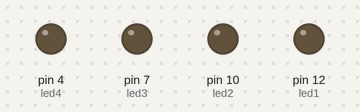
A sketch run on a simulated Arduino Uno, built with avr-gcc and run on an emulated ATmega328P. On the bench: output pins drawn as LEDs (lit = HIGH).

Above: at 0.1 s.
At 7.6 s:
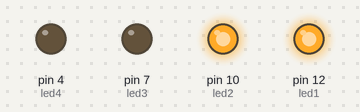
At 12.6 s:
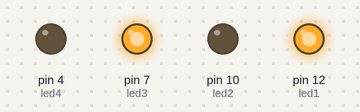
At 17.6 s:
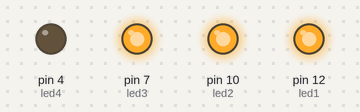
At 27.6 s:
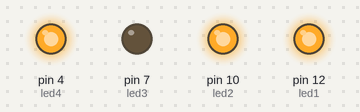
At 37.6 s:
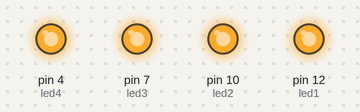
Timing chart, 0 to 39.1 s (numbered marks = the images above):
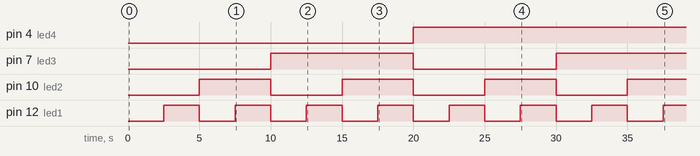

Measured:
- by itself, pin 4 (led4): LOW → HIGH at 20.0 s
- by itself, pin 7 (led3): LOW → HIGH at 10.0 s, → LOW 10.0 s later, → HIGH 10.0 s later
- by itself, pin 10 (led2): alternates HIGH for 5.0 s and LOW for 5.0 s
- by itself, pin 12 (led1): alternates HIGH for 2.5 s and LOW for 2.5 s

The sketch:

binary_numbers.ino
```cpp
int led1=12;
int led2=10;
int led3=7;
int led4=4;
void setup() {
  // put your setup code here, to run once:
  pinMode(led1,OUTPUT);
  pinMode(led2,OUTPUT);
  pinMode(led3,OUTPUT);
  pinMode(led4,OUTPUT);
}

void loop() {
  // put your main code here, to run repeatedly:
  //0
  digitalWrite(led1,LOW);
  digitalWrite(led2,LOW);
  digitalWrite(led3,LOW);
  digitalWrite(led4,LOW);
  delay(2500);
  //1
  digitalWrite(led1,HIGH);
  digitalWrite(led2,LOW);
  digitalWrite(led3,LOW);
  digitalWrite(led4,LOW);
  delay(2500);
  //2
  digitalWrite(led1,LOW);
  digitalWrite(led2,HIGH);
  digitalWrite(led3,LOW);
  digitalWrite(led4,LOW);
  delay(2500);
  //3
  digitalWrite(led1,HIGH);
  digitalWrite(led2,HIGH);
  digitalWrite(led3,LOW);
  digitalWrite(led4,LOW);
  delay(2500);
  //4
  digitalWrite(led1,LOW);
  digitalWrite(led2,LOW);
  digitalWrite(led3,HIGH);
  digitalWrite(led4,LOW);
  delay(2500);
  //5
  digitalWrite(led1,HIGH);
  digitalWrite(led2,LOW);
  digitalWrite(led3,HIGH);
  digitalWrite(led4,LOW);
  delay(2500);
  //6
  digitalWrite(led1,LOW);
  digitalWrite(led2,HIGH);
  digitalWrite(led3,HIGH);
  digitalWrite(led4,LOW);
  delay(2500);
  //7
  digitalWrite(led1,HIGH);
  digitalWrite(led2,HIGH);
  digitalWrite(led3,HIGH);
  digitalWrite(led4,LOW);
  delay(2500);
  //8
  digitalWrite(led1,LOW);
  digitalWrite(led2,LOW);
  digitalWrite(led3,LOW);
  digitalWrite(led4,HIGH);
  delay(2500);
  //9
  digitalWrite(led1,HIGH);
  digitalWrite(led2,LOW);
  digitalWrite(led3,LOW);
  digitalWrite(led4,HIGH);
  delay(2500);
  //10
  digitalWrite(led1,LOW);
  digitalWrite(led2,HIGH);
  digitalWrite(led3,LOW);
  digitalWrite(led4,HIGH);
  delay(2500);
  //11
  digitalWrite(led1,HIGH);
  digitalWrite(led2,HIGH);
  digitalWrite(led3,LOW);
  digitalWrite(led4,HIGH);
  delay(2500);
  //12
  digitalWrite(led1,LOW);
  digitalWrite(led2,LOW);
  digitalWrite(led3,HIGH);
  digitalWrite(led4,HIGH);
  delay(2500);
  //13
  digitalWrite(led1,HIGH);
  digitalWrite(led2,LOW);
  digitalWrite(led3,HIGH);
  digitalWrite(led4,HIGH);
  delay(2500);
  //14
  digitalWrite(led1,LOW);
  digitalWrite(led2,HIGH);
  digitalWrite(led3,HIGH);
  digitalWrite(led4,HIGH);
  delay(2500);
  //15
  digitalWrite(led1,HIGH);
  digitalWrite(led2,HIGH);
  digitalWrite(led3,HIGH);
  digitalWrite(led4,HIGH);
  delay(5000);

}
```
